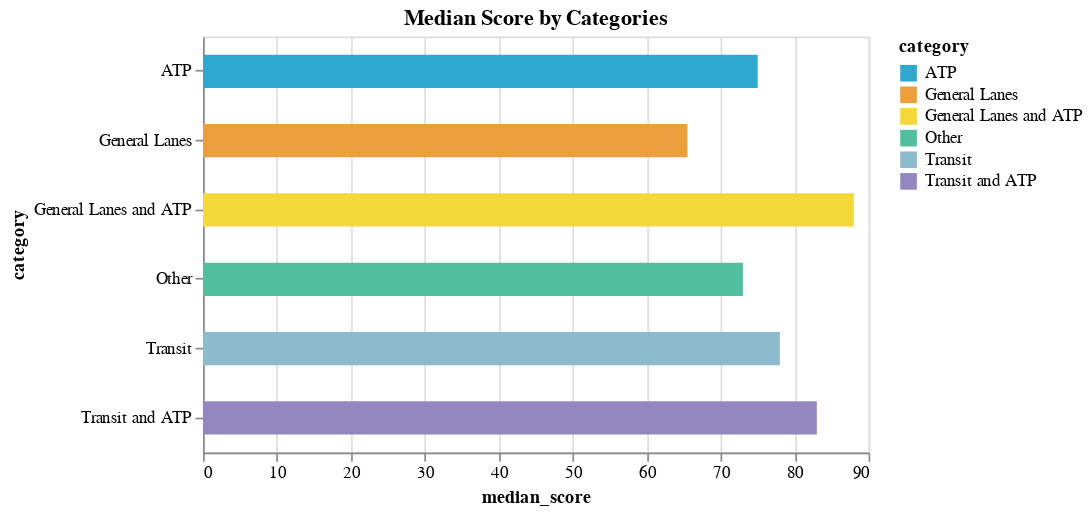
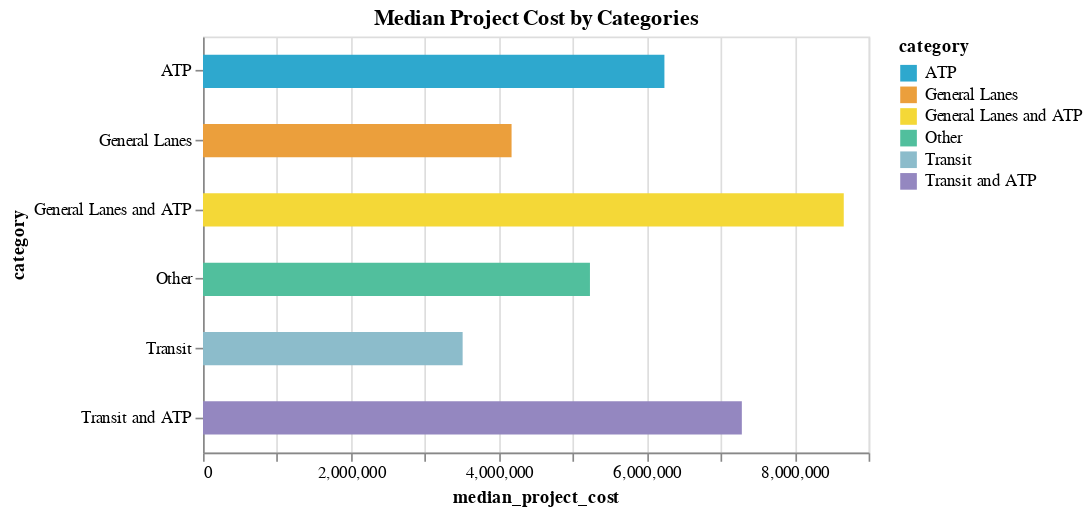
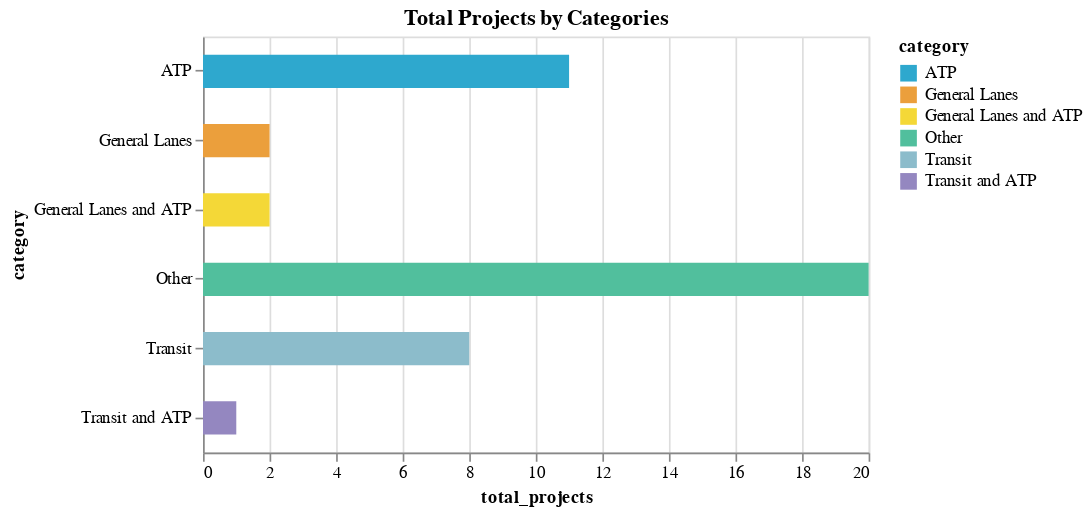

The cell these charts' notebook holds for them, in order:
### Markdown cell above
* We have a couple of other columns left that still need to be visualized. 
* This is the perfect case for using a for loop, since we all we want to do is replace the column above with the two remainig columns. 
* Try this below! 
    * Hint: you'll have to wrap the function with `display()` to get your results.

### Code cell
for column in ["median_score", "median_project_cost", "total_projects"]:
    display(create_chart(agg1, column))

### Figure 1 — Vega-Lite specification as saved in the notebook (floating-point values rounded to 4 significant figures)
{"config": {"view": {"continuousWidth": 300, "continuousHeight": 300}}, "data": {"name": "data-40fa33db4fa0a4f36501281ebdc76bbe"}, "mark": {"type": "bar", "size": 20}, "encoding": {"color": {"field": "category", "scale": {"range": ["#2EA8CE", "#EB9F3C", "#F4D837", "#51BF9D", "#8CBCCB", "#9487C0"]}, "type": "nominal"}, "tooltip": [{"field": "category", "type": "nominal"}, {"field": "median_score", "type": "quantitative"}, {"field": "median_project_cost", "type": "quantitative"}, {"field": "total_projects", "type": "quantitative"}], "x": {"field": "median_score", "type": "quantitative"}, "y": {"field": "category", "type": "nominal"}}, "height": 250, "title": "Median Score by Categories", "width": 400, "$schema": "https://vega.github.io/schema/vega-lite/v5.14.1.json", "datasets": {"data-40fa33db4fa0a4f36501281ebdc76bbe": [{"category": "ATP", "median_score": 75.0, "median_project_cost": 6239000.0, "total_projects": 11}, {"category": "General Lanes", "median_score": 65.5, "median_project_cost": 4172000.0, "total_projects": 2}, {"category": "General Lanes and ATP", "median_score": 88.0, "median_project_cost": 8664000.0, "total_projects": 2}, {"category": "Other", "median_score": 73.0, "median_project_cost": 5232000.0, "total_projects": 20}, {"category": "Transit", "median_score": 78.0, "median_project_cost": 3511000.0, "total_projects": 8}, {"category": "Transit and ATP", "median_score": 83.0, "median_project_cost": 7286000.0, "total_projects": 1}]}}

### Figure 2 — Vega-Lite specification as saved in the notebook (floating-point values rounded to 4 significant figures)
{"config": {"view": {"continuousWidth": 300, "continuousHeight": 300}}, "data": {"name": "data-40fa33db4fa0a4f36501281ebdc76bbe"}, "mark": {"type": "bar", "size": 20}, "encoding": {"color": {"field": "category", "scale": {"range": ["#2EA8CE", "#EB9F3C", "#F4D837", "#51BF9D", "#8CBCCB", "#9487C0"]}, "type": "nominal"}, "tooltip": [{"field": "category", "type": "nominal"}, {"field": "median_score", "type": "quantitative"}, {"field": "median_project_cost", "type": "quantitative"}, {"field": "total_projects", "type": "quantitative"}], "x": {"field": "median_project_cost", "type": "quantitative"}, "y": {"field": "category", "type": "nominal"}}, "height": 250, "title": "Median Project Cost by Categories", "width": 400, "$schema": "https://vega.github.io/schema/vega-lite/v5.14.1.json", "datasets": {"data-40fa33db4fa0a4f36501281ebdc76bbe": [{"category": "ATP", "median_score": 75.0, "median_project_cost": 6239000.0, "total_projects": 11}, {"category": "General Lanes", "median_score": 65.5, "median_project_cost": 4172000.0, "total_projects": 2}, {"category": "General Lanes and ATP", "median_score": 88.0, "median_project_cost": 8664000.0, "total_projects": 2}, {"category": "Other", "median_score": 73.0, "median_project_cost": 5232000.0, "total_projects": 20}, {"category": "Transit", "median_score": 78.0, "median_project_cost": 3511000.0, "total_projects": 8}, {"category": "Transit and ATP", "median_score": 83.0, "median_project_cost": 7286000.0, "total_projects": 1}]}}

### Figure 3 — Vega-Lite specification as saved in the notebook (floating-point values rounded to 4 significant figures)
{"config": {"view": {"continuousWidth": 300, "continuousHeight": 300}}, "data": {"name": "data-40fa33db4fa0a4f36501281ebdc76bbe"}, "mark": {"type": "bar", "size": 20}, "encoding": {"color": {"field": "category", "scale": {"range": ["#2EA8CE", "#EB9F3C", "#F4D837", "#51BF9D", "#8CBCCB", "#9487C0"]}, "type": "nominal"}, "tooltip": [{"field": "category", "type": "nominal"}, {"field": "median_score", "type": "quantitative"}, {"field": "median_project_cost", "type": "quantitative"}, {"field": "total_projects", "type": "quantitative"}], "x": {"field": "total_projects", "type": "quantitative"}, "y": {"field": "category", "type": "nominal"}}, "height": 250, "title": "Total Projects by Categories", "width": 400, "$schema": "https://vega.github.io/schema/vega-lite/v5.14.1.json", "datasets": {"data-40fa33db4fa0a4f36501281ebdc76bbe": [{"category": "ATP", "median_score": 75.0, "median_project_cost": 6239000.0, "total_projects": 11}, {"category": "General Lanes", "median_score": 65.5, "median_project_cost": 4172000.0, "total_projects": 2}, {"category": "General Lanes and ATP", "median_score": 88.0, "median_project_cost": 8664000.0, "total_projects": 2}, {"category": "Other", "median_score": 73.0, "median_project_cost": 5232000.0, "total_projects": 20}, {"category": "Transit", "median_score": 78.0, "median_project_cost": 3511000.0, "total_projects": 8}, {"category": "Transit and ATP", "median_score": 83.0, "median_project_cost": 7286000.0, "total_projects": 1}]}}
